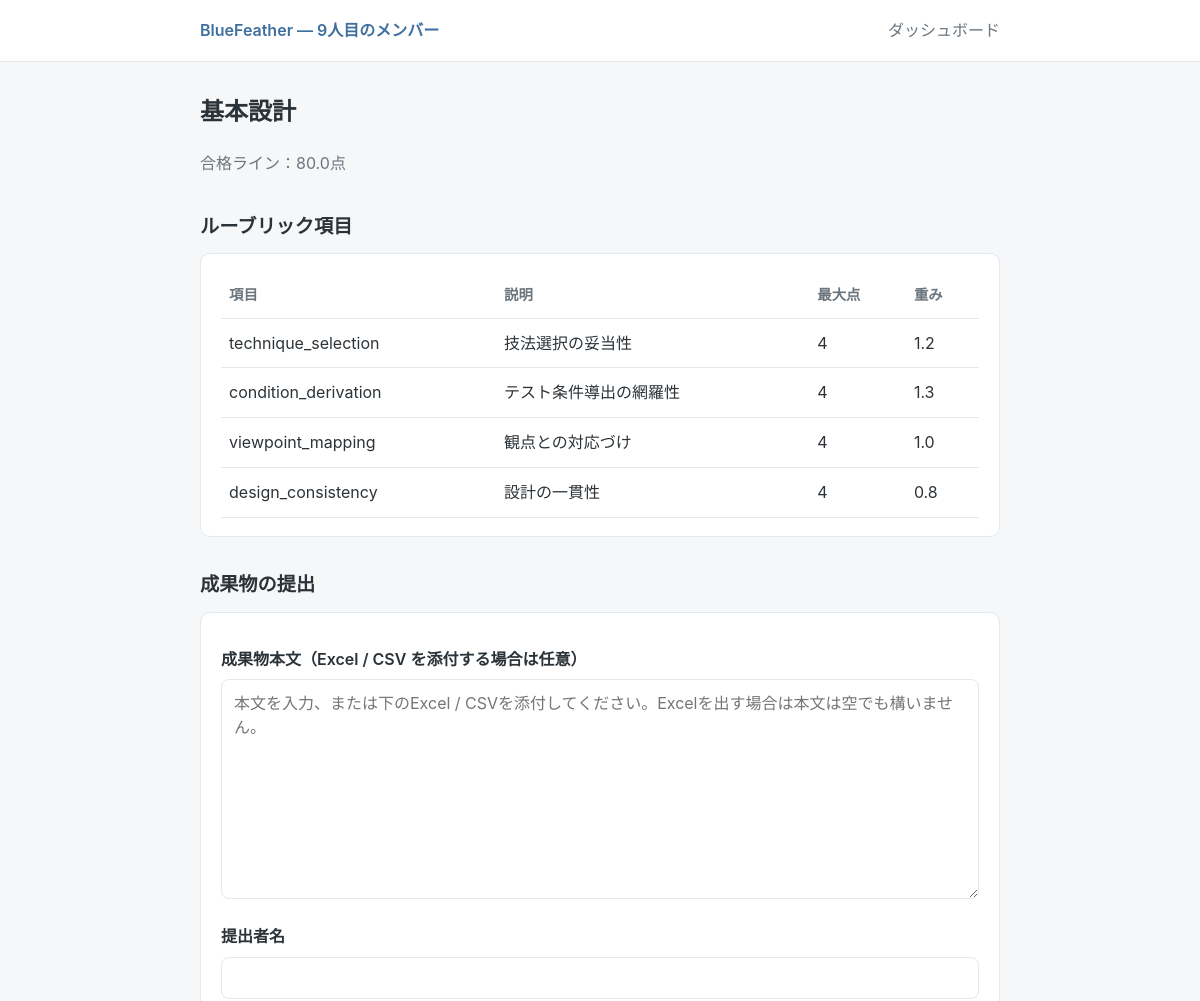
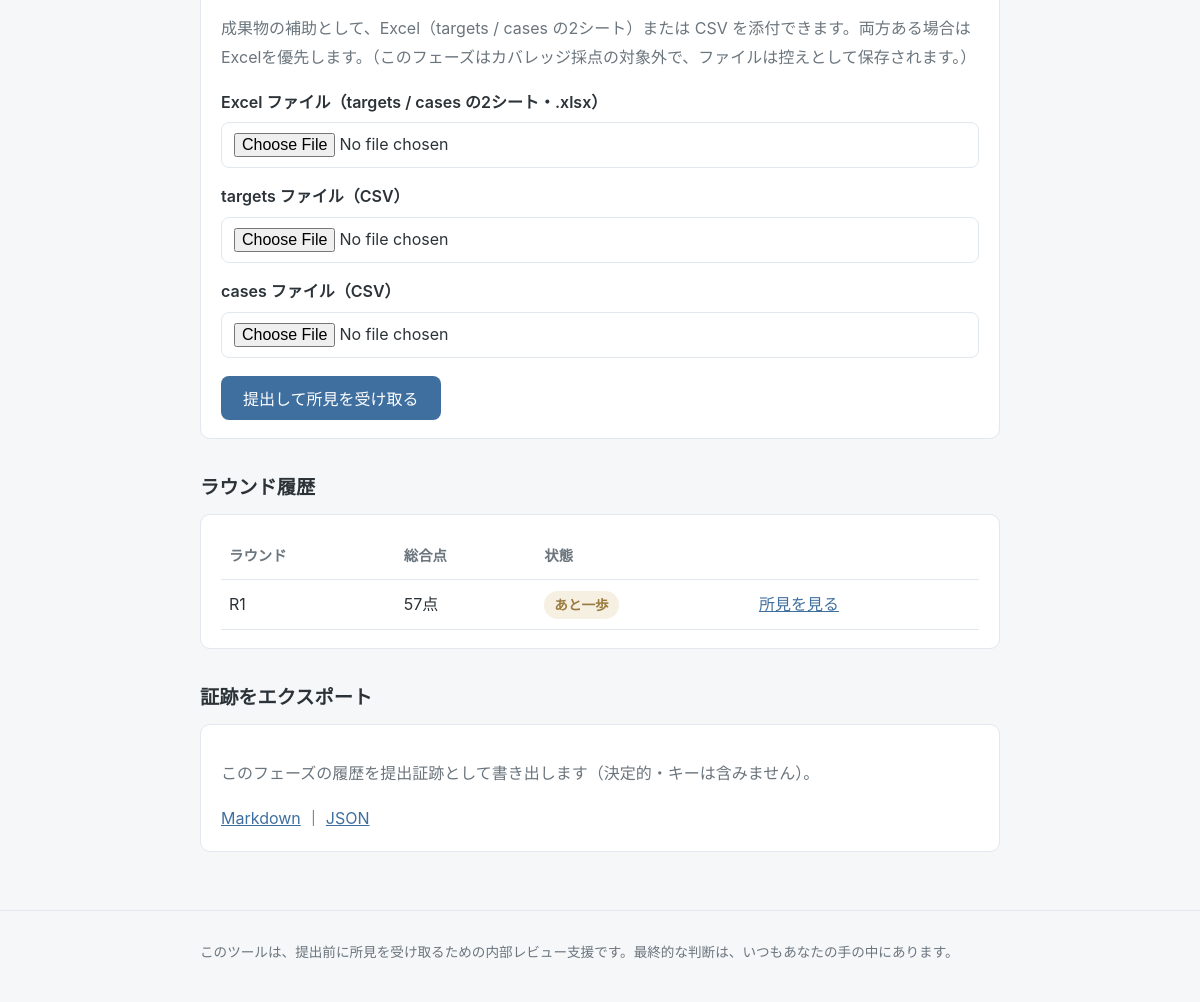
/phases/basic_design, run on the app's committed database (2 pictures, top to bottom).
### tables this page shows
CREATE TABLE phases (
  id INTEGER PRIMARY KEY, key TEXT UNIQUE, name TEXT, order_no INTEGER,
  pass_threshold REAL, rubric_weight REAL, coverage_weight REAL
);

CREATE TABLE rubric_items (
  id INTEGER PRIMARY KEY, phase_id INTEGER REFERENCES phases(id),
  item_key TEXT, description TEXT, max_score INTEGER, weight REAL
);

### app/main.py (the view)
@app.get("/phases/{key}", response_class=HTMLResponse)
def phase_detail(request: Request, key: str):
    conn = get_connection()
    try:
        phase = repository.get_phase(conn, key)
        if phase is None:
            return HTMLResponse(f"未知のフェーズです: {key}", status_code=404)
        phase["key"] = key  # テンプレートのフォーム/エクスポートリンクで使う。
        ctx = _build_phase_context(conn, phase)
    finally:
        conn.close()
    return _TEMPLATES.TemplateResponse(request, "phase.html", ctx)

### app/ui/templates/phase.html (shortened to what this page needs)
{% extends "base.html" %}
{% block content %}
<h1>{{ phase.name }}</h1>
<p class="muted">合格ライン：{{ phase.pass_threshold }}点</p>
<h2>ルーブリック項目</h2>
<div class="card">
  <table>
    <thead>
      <tr><th>項目</th><th>説明</th><th>最大点</th><th>重み</th></tr>
    </thead>
    <tbody>
      {% for it in rubric_items %}
      <tr>
        <td>{{ it.item_key }}</td>
        <td>{{ it.description }}</td>
        <td>{{ it.max_score }}</td>
        <td>{{ it.weight }}</td>
      </tr>
      {% endfor %}
    </tbody>
  </table>
</div>
<h2>成果物の提出</h2>
<div class="card">
  <form method="post" action="/phases/{{ phase.key }}/submit" enctype="multipart/form-data">
    <label for="body">成果物本文（Excel / CSV を添付する場合は任意）</label>
    <textarea id="body" name="body" placeholder="本文を入力、または下のExcel / CSVを添付してください。Excelを出す場合は本文は空でも構いません。">{{ submitted_body or "" }}</textarea>
    <label for="submitted_by">提出者名</label>
    <input type="text" id="submitted_by" name="submitted_by" value="{{ submitted_by or "" }}" required>
    {% if coverage_enabled %}
    <p class="muted">このフェーズはカバレッジ対象です。Excel1ファイルでも、CSV2ファイルでも提出できます。両方ある場合はExcelを優先します。</p>
    {% else %}
    <p class="muted">成果物の補助として、Excel（targets / cases の2シート）または CSV を添付できます。両方ある場合はExcelを優先します。（このフェーズはカバレッジ採点の対象外で、ファイルは控えとして保存されます。）</p>
    {% endif %}
    <label for="workbook">Excel ファイル（targets / cases の2シート・.xlsx）</label>
    <input type="file" id="workbook" name="workbook" accept=".xlsx">
    <label for="targets">targets ファイル（CSV）</label>
    <input type="file" id="targets" name="targets" accept=".csv">
    <label for="cases">cases ファイル（CSV）</label>
    <input type="file" id="cases" name="cases" accept=".csv">
    <button type="submit">提出して所見を受け取る</button>
  </form>
</div>
<h2>ラウンド履歴</h2>
<div class="card">
  {% if history %}
  <table>
    <thead>
      <tr><th>ラウンド</th><th>総合点</th><th>状態</th><th></th></tr>
    </thead>
    <tbody>
      {% for h in history %}
      <tr>
        <td>R{{ h.round_no }}</td>
        <td>{{ h.score_disp }}</td>
        <td><span class="status {{ h.status_class }}">{{ h.status_label }}</span></td>
        <td><a href="/reviews/{{ h.review_id }}">所見を見る</a></td>
      </tr>
      {% endfor %}
    </tbody>
  </table>
  {% else %}
  <p class="muted">まだ提出はありません。最初の一歩を、いつでもどうぞ。</p>
  {% endif %}
</div>
{% if history %}
<h2>証跡をエクスポート</h2>
<div class="card">
  <p class="muted">このフェーズの履歴を提出証跡として書き出します（決定的・キーは含みません）。</p>
  <a href="/phases/{{ phase.key }}/export?format=md">Markdown</a>
  ｜
  <a href="/phases/{{ phase.key }}/export?format=json">JSON</a>
</div>
{% endif %}
{% endblock %}

### app/ui/static/style.css (style rules this page uses)
:root { --bg: #f5f7f9; --surface: #ffffff; --text: #2c3338; --muted: #6b757d; --border: #e2e8ee; --accent: #3f6f9f; --accent-soft: #eef3f8; --open: #3f7f6f; --open-bg: #e9f3ef; --near: #9a7b3f; --near-bg: #f6f0e2; --todo: #8a939b; --todo-bg: #eef1f3; }
* { box-sizing: border-box; }
body { margin: 0; background: var(--bg); color: var(--text); font-family: -apple-system, BlinkMacSystemFont, "Segoe UI", "Hiragino Kaku Gothic ProN", "Yu Gothic UI", Meiryo, sans-serif; line-height: 1.8; }
h1 { font-size: 1.5rem; margin: 0 0 0.6em; }
h2 { font-size: 1.2rem; margin: 1.6em 0 0.5em; }
a { color: var(--accent); }
.card { background: var(--surface); border: 1px solid var(--border); border-radius: 10px; padding: 18px 20px; margin-bottom: 18px; }
table { width: 100%; border-collapse: collapse; }
th, td { text-align: left; padding: 10px 8px; border-bottom: 1px solid var(--border); }
th { color: var(--muted); font-weight: 600; font-size: 0.9rem; }
.status { display: inline-block; padding: 2px 10px; border-radius: 999px; font-size: 0.85rem; font-weight: 600; }
.status-near { color: var(--near); background: var(--near-bg); }
label { display: block; margin: 14px 0 6px; font-weight: 600; }
textarea, input[type="text"], input[type="file"] { width: 100%; padding: 10px 12px; border: 1px solid var(--border); border-radius: 8px; font-family: inherit; font-size: 1rem; background: var(--surface); }
textarea { min-height: 220px; resize: vertical; }
button { margin-top: 18px; padding: 10px 22px; border: none; border-radius: 8px; background: var(--accent); color: #fff; font-size: 1rem; cursor: pointer; }
.muted { color: var(--muted); }

### data on the page
phases: name "基本設計", pass_threshold "80.0"
rubric_items: item_key "technique_selection", description "技法選択の妥当性", max_score "4", weight "1.2"
rubric_items: item_key "condition_derivation", description "テスト条件導出の網羅性", max_score "4", weight "1.3"
rubric_items: item_key "viewpoint_mapping", description "観点との対応づけ", max_score "4", weight "1.0"
rubric_items: item_key "design_consistency", description "設計の一貫性", max_score "4", weight "0.8"

### other printed values
{{ h.round_no }} "1"
{{ h.score_disp }} "57点"
{{ h.status_label }} "あと一歩"
